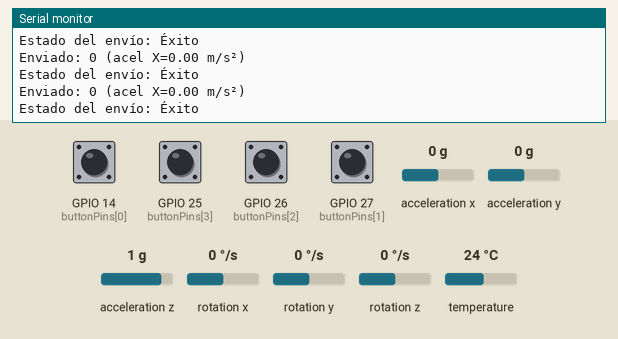
Bench run of a sketch on a simulated ESP32. Shown: the last lines printed to the serial monitor. The inputs (shaded band) are chosen by the test bench; at power-on: GPIO 14 (buttonPins[0]), GPIO 25 (buttonPins[3]), GPIO 26 (buttonPins[2]), GPIO 27 (buttonPins[1]) HIGH, acceleration x 0 g, acceleration y 0 g, acceleration z 1 g, rotation x 0 °/s, rotation y 0 °/s, rotation z 0 °/s, temperature 24 °C.

Above: at 1.2 s.
1.3 s: acceleration x set to -1.4 g
At 1.58 s:
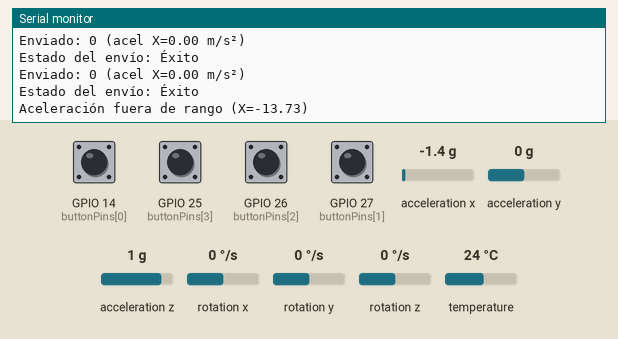
3.3 s: acceleration x set to -0.8 g
At 3.4 s:
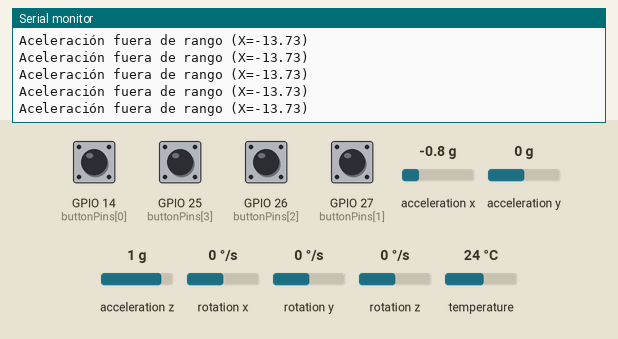

The sketch:

emisor.ino
```cpp
// Emisor actualizado por lo mismo de antes:

#include <WiFi.h>
#include <string.h>
#include <esp_now.h>
#include <Wire.h>
#include <Adafruit_MPU6050.h>
#include <Adafruit_Sensor.h>

// ========== CONFIGURACIÓN ==========

// Dirección MAC del receptor (CAMBIAR)
uint8_t receptorMAC[] = {0x24, 0x6F, 0x28, 0x1A, 0xBC, 0xDE};

// Pines de pulsadores principales
#define NUM_BUTTONS 4
int buttonPins[NUM_BUTTONS] = {14, 27, 26, 25};
int buttonStates[NUM_BUTTONS];

// --- (Opcional) 5° pulsador de habilitación tipo “hold” ---
// Cuando está presionado, el sistema lee y envía datos.
// Cuando se suelta, no hace lecturas ni envíos.
////#define ENABLE_PIN 33    // Descomentar y ajustar pin si se usa el pulsador de habilitación

// Rango de aceleración permitido (en m/s²)
float minAccel = -3.0;
float maxAccel = 3.0;

// ===================================

typedef struct
{
    uint8_t buttons;
} struct_message;

struct_message data;
Adafruit_MPU6050 mpu;

// ---------------- CALLBACK ENVÍO ----------------
// Compatible con ESP32 core 3.0.5 y posteriores
void OnDataSent(const wifi_tx_info_t *info, esp_now_send_status_t status)
{
    Serial.print("Estado del envío: ");
    if (status == ESP_NOW_SEND_SUCCESS)
        Serial.println("Éxito");
    else
        Serial.println("Fallo");
}

// ---------------- CONFIGURACIÓN ----------------
void setup()
{
    Serial.begin(115200);

    // Inicializar pulsadores
    for (int i = 0; i < NUM_BUTTONS; i++)
    {
        pinMode(buttonPins[i], INPUT_PULLUP);
    }

    // --- (Opcional) Inicializar pulsador de habilitación tipo “hold” ---
    ////pinMode(ENABLE_PIN, INPUT_PULLUP);

    // Inicializar I2C primero
    Wire.begin(21, 22, 400000);

    // Inicializar IMU
    if (!mpu.begin())
    {
        Serial.println("No se encontró el MPU6050, revisa las conexiones.");
        while (1)
            delay(10);
    }

    mpu.setAccelerometerRange(MPU6050_RANGE_8_G);
    mpu.setGyroRange(MPU6050_RANGE_500_DEG);
    mpu.setFilterBandwidth(MPU6050_BAND_21_HZ);

    Serial.println("MPU6050 listo!");

    WiFi.mode(WIFI_STA);
    if (esp_now_init() != ESP_OK)
    {
        Serial.println("Error al inicializar ESP-NOW");
        return;
    }

    // Registrar callback actualizado
    esp_now_register_send_cb(OnDataSent);

    // Configurar el peer (receptor)
    esp_now_peer_info_t peerInfo = {};
    memcpy(peerInfo.peer_addr, receptorMAC, 6);
    peerInfo.channel = 0;
    peerInfo.encrypt = false;

    if (esp_now_add_peer(&peerInfo) != ESP_OK)
    {
        Serial.println("Error agregando peer");
        return;
    }

    Serial.println("Emisor listo.");
}

// ---------------- FUNCIÓN BOTONES ----------------
byte buttonsToByte()
{
    byte val = 0;
    for (int i = 0; i < NUM_BUTTONS; i++)
    {
        if (buttonStates[i])
            val |= (1 << i);
    }
    return val;
}

// ---------------- LOOP PRINCIPAL ----------------
void loop()
{
    // --- (Opcional) Comprobar pulsador de habilitación tipo “hold” ---
    /*
    if (digitalRead(ENABLE_PIN) == HIGH) {  // HIGH = suelto (por INPUT_PULLUP)
        Serial.println("Pulsador de habilitación suelto. En espera...");
        delay(200);
        return;
    }
    */

    // Leer botones principales
    for (int i = 0; i < NUM_BUTTONS; i++)
    {
        buttonStates[i] = (digitalRead(buttonPins[i]) == LOW) ? 1 : 0;
    }

    // Leer IMU
    sensors_event_t accel, gyro, temp;
    mpu.getEvent(&accel, &gyro, &temp);

    // Comprobar rango de aceleración
    if (accel.acceleration.x > minAccel && accel.acceleration.x < maxAccel)
    {
        data.buttons = buttonsToByte();
        esp_err_t result = esp_now_send(receptorMAC, (uint8_t *)&data, sizeof(data));

        Serial.print("Enviado: ");
        Serial.print(data.buttons, BIN);
        Serial.print(" (acel X=");
        Serial.print(accel.acceleration.x);
        Serial.println(" m/s²)");
    }
    else
    {
        Serial.print("Aceleración fuera de rango (X=");
        Serial.print(accel.acceleration.x);
        Serial.println(")");
    }

    delay(200);
}
```

Measured:
- after the input at 1.3 s, the serial monitor: prints a new line after 0.12 s (image 1)
